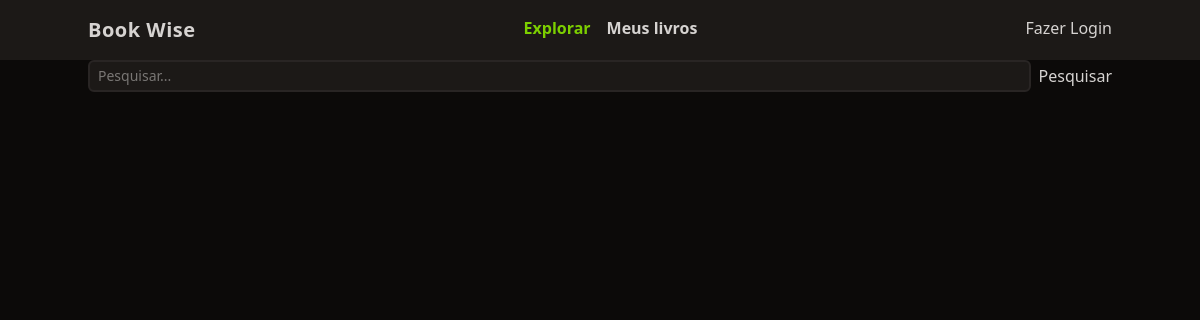
Before: / with the older database file.
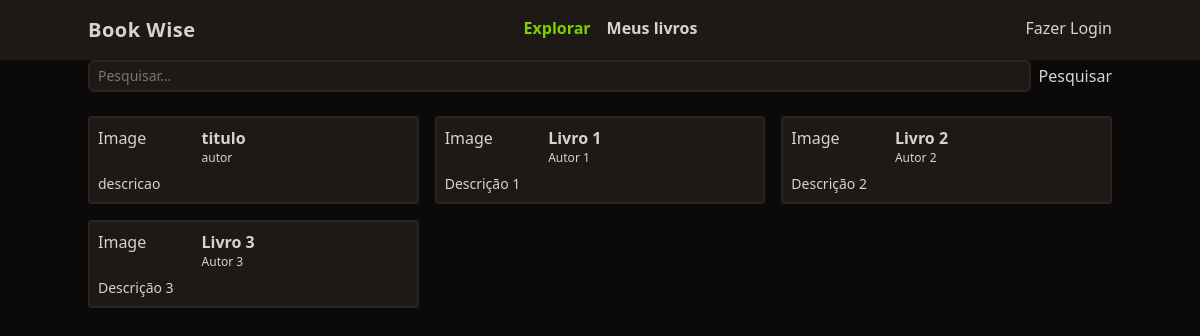
After: the same page with the newer database file.
### tables this page shows
CREATE TABLE livros (
	id integer primary key,
	titulo varchar(255),
	autor varchar(100),
	descricao text,
	ano_de_lancamento integer,
	usuario_id integer,
	foreign key(usuario_id) references usuarios(id)
);

### functions.php (called while the page is built, shortened)
<?php
function view($view, $data = []){
    require "views/template/app.php";
}
?>

### controllers/index.controller.php (called while the page is built)
<?php
$pesquisar = $_REQUEST['pesquisa'] ?? '';
$db = new DB();
$livros = $db->livros($pesquisar);
view('index', compact('livros'));
?>

### index.php (called while the page is built)
<?php
require 'functions.php';
require 'models/Livro.php';
require 'database.php';
require 'routes.php';
?>

### database.php (called while the page is built, shortened)
<?php
class DB {
    private $db;
    public function __construct()
    {
        $this->db = new PDO('sqlite:database.sqlite');
    }
    public function livros($pesquisa = null){
        $prepare = $this->db->prepare("select * from livros where usuario_id = 1 and titulo like :pesquisa");
        $prepare->bindValue('pesquisa', "%$pesquisa%");
        $prepare->execute();
        $items = $prepare->fetchAll();
        return array_map(fn($item) => Livro::make($item), $items);
    }
}

### models/Livro.php (called while the page is built, shortened)
<?php
class Livro {
    public static function make($item) {
        $livro = new self;
        $livro->id = $item['id'];
        $livro->titulo = $item['titulo'];
        $livro->autor = $item['autor'];
        $livro->descricao = $item['descricao'];
        return $livro;
    }
}

### views/index.view.php (the view)
<form class="w-full flex space-x-2">
    <input type="text" placeholder="Pesquisar..." name="pesquisa" class="border-stone-800 border-2 rounded-md bg-stone-900 text-sm focus:outline-none px-2 py-1 w-full" name="pesquisar">
    <button type="submit">Pesquisar</button>
</form>
<section class="grid gap-4 grid-cols-3 md:grid-cols-2 lg:grid-cols-3">
    <?php foreach($livros as $livro): ?>
        <div class="p-2 rounded border-stone-800 border-2 bg-stone-900">
            <div class="flex">
                <div class="w-1/3">Image</div>
                <div class="space-y-1">
                    <a href="/livro?id=<?=$livro->id?>" class="font-semibold hover:underline"><?=$livro->titulo?></a>
                    <div class="text-xs text-italic"><?=$livro->autor?></div>
                </div>
            </div>
            <div class="text-sm mt-2">
                <?=$livro->descricao?>
            </div>
        </div>
    <?php endforeach; ?>
</section>

### routes.php
<?php
function loadController(){
    $controller = str_replace('/', '', parse_url($_SERVER['REQUEST_URI'])['path']);
    if (empty($controller)) {
        $controller = 'index';
    }
    if (file_exists("controllers/{$controller}.controller.php")) {
        require "controllers/{$controller}.controller.php";
    } else {
        abort(404);
    }
}
loadController();
?>

### views/template/app.php (shortened to what this page needs)
<!DOCTYPE html>
<html lang="en">
<head>
    <script src="https://cdn.jsdelivr.net/npm/@tailwindcss/browser@4"></script>
</head>
<body class="bg-stone-950 text-stone-300">
    <header class=" bg-stone-900">
        <nav class="mx-auto max-w-screen-lg flex justify-between py-4">
            <div class="font-bold text-xl tracking-wide">Book Wise</div>
            <ul class="flex space-x-4 font-bold">
                <li><a href="/" class="text-lime-500">Explorar</a></li>
                <li><a href="/meus-livros" class="hover:underline">Meus livros</a></li>
            </ul>
            <ul>
                <li><a href="/login" class="hover:underline">Fazer Login</a></li>
            </ul>
        </nav>
    </header>
    <main class="mx-auto max-w-screen-lg space-y-6">
        <?php require "views/{$view}.view.php" ?>
    </main>
</body>
</html>

Changed rows visible on the page:
now on this page (row edited): livros: titulo "titulo", autor "autor", descricao "descricao"
now on this page (row edited): livros: titulo "Livro 1", autor "Autor 1", descricao "Descrição 1"
now on this page (row edited): livros: titulo "Livro 2", autor "Autor 2", descricao "Descrição 2"
now on this page (row edited): livros: titulo "Livro 3", autor "Autor 3", descricao "Descrição 3"
